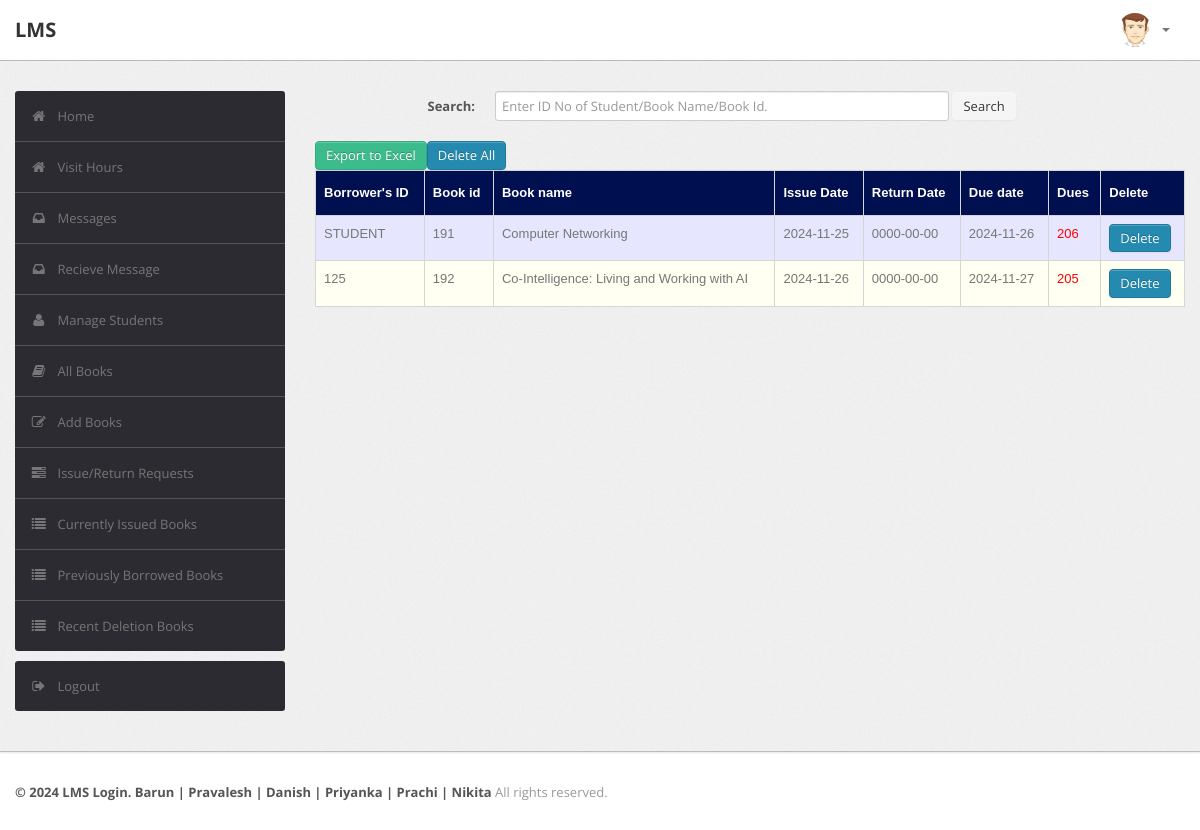
Screenshot of /librarian/current.php (signed in) with the database file from the repository.
### tables this page shows
CREATE TABLE `record` (
  `id` int(11) NOT NULL,
  `RollNo` varchar(255) NOT NULL,
  `BookId` int(255) NOT NULL,
  `Date_of_Issue` date NOT NULL,
  `Due_Date` date NOT NULL,
  `Date_of_Return` date NOT NULL,
  `Dues` int(255) NOT NULL,
  `Renewals_left` int(255) NOT NULL,
  `Time` time NOT NULL
);

CREATE TABLE `book` (
  `BookId` int(10) NOT NULL,
  `Section` varchar(255) NOT NULL,
  `Subject` varchar(50) DEFAULT NULL,
  `Textbook` varchar(255) NOT NULL,
  `Volume` varchar(255) DEFAULT NULL,
  `Year` varchar(50) DEFAULT NULL,
  `Availability` int(10) DEFAULT NULL,
  `Author` varchar(255) NOT NULL,
  `ISBN` varchar(255) NOT NULL,
  `Status` varchar(255) DEFAULT NULL
);

### librarian/current.php (the view, shortened to what this page needs)
<?php
require('dbconn.php');
?>
<?php
$rollno = $_SESSION['RollNo'];
                                $sql="select * from LMS.user where RollNo='$rollno'";
if ($_SESSION['RollNo'] !== 'staff') {
    ?>
<!DOCTYPE html>
<html lang="en">
    <head>
        <link type="text/css" href="bootstrap/css/bootstrap.min.css" rel="stylesheet">
        <link type="text/css" href="bootstrap/css/bootstrap-responsive.min.css" rel="stylesheet">
        <link type="text/css" href="css/theme.css" rel="stylesheet">
        <link type="text/css" href="images/icons/css/font-awesome.css" rel="stylesheet">
    </head>
    <body>
        <div class="navbar navbar-fixed-top">
            <div class="navbar-inner">
                <div class="container">
                        <a class="brand" href="index.php">LMS </a>
                    <div class="nav-collapse collapse navbar-inverse-collapse">
                        <ul class="nav pull-right">
                            <li class="nav-user dropdown"><a href="#" class="dropdown-toggle" data-toggle="dropdown">
                                <img src="images/user.png" class="nav-avatar" />
                                <b class="caret"></b></a>
                            </li>
                        </ul>
                    </div>
                </div>
            </div>
        </div>
        <div class="wrapper">
            <div class="container">
                <div class="row">
                    <div class="span3">
                        <div class="sidebar">
                                <ul class="widget widget-menu unstyled">
                                <li class="active"><a href="index.php"><i class="menu-icon icon-home"></i>Home
                                </a></li>
                                <li class="active"><a href="../qr/index.php"><i class="menu-icon icon-home"></i>Visit Hours
                                </a></li>
                                 <li><a href="message.php"><i class="menu-icon icon-inbox"></i>Messages</a>
                                </li>
                                <li><a href="recieve.php"><i class="menu-icon icon-inbox"></i>Recieve Message</a>
                                </li>
                                <li><a href="student.php"><i class="menu-icon icon-user"></i>Manage Students </a>
                                </li>
                                <li><a href="book.php"><i class="menu-icon icon-book"></i>All Books </a></li>
                                <li><a href="addbook.php"><i class="menu-icon icon-edit"></i>Add Books </a></li>
                                <li><a href="requests.php"><i class="menu-icon icon-tasks"></i>Issue/Return Requests </a></li>
                                <li><a href="current.php"><i class="menu-icon icon-list"></i>Currently Issued Books </a></li>
                                <li><a href="pre.php"><i class="menu-icon icon-list"></i>Previously Borrowed Books </a></li>
                                <li><a href="history.php"><i class="menu-icon icon-list"></i>Recent Deletion Books </a></li>
                            </ul>
                            <ul class="widget widget-menu unstyled">
                                <li><a href="logout.php"><i class="menu-icon icon-signout"></i>Logout </a></li>
                            </ul>
                        </div>
                    </div>
                    <div class="span9">
                        <form class="form-horizontal row-fluid" action="current.php" method="post">
                                        <div class="control-group">
                                            <label class="control-label" for="Search"><b>Search:</b></label>
                                            <div class="controls">
                                                <input type="text" id="title" name="title" placeholder="Enter ID No of Student/Book Name/Book Id." class="span8" required>
                                                <button type="submit" name="submit"class="btn">Search</button>
                                            </div>
                                        </div>
                                    </form>
                                    <br>
                                    <?php
                                    if(isset($_POST['submit']))
                                        {$s=$_POST['title'];
                                            $sql="select record.BookId,id,RollNo,Textbook,Due_Date,Date_of_Issue,Date_of_Return,datediff(curdate(),Due_Date) as x from LMS.record,LMS.book where (Date_of_Issue and Date_of_Return is NULL and book.Bookid = record.BookId) and (RollNo='$s' or record.BookId='$s' or Textbook like '%$s%')";
                                        }
                                    else
                                        $sql="select record.BookId,id,RollNo,Textbook,Due_Date,Date_of_Issue,Date_of_Return,datediff(curdate(),Due_Date) as x from LMS.record,LMS.book where Date_of_Issue and Date_of_Return is NULL and book.Bookid = record.BookId";
                                    $result=$conn->query($sql);
                                    $rowcount=mysqli_num_rows($result);
                                    if(!($rowcount))
                                        echo "<br><center><h2><b><i>No Results</i></b></h2></center>";
                                    else
                                    {
                                    ?>
                                      <form action="excel1.php" method="post" style="float:left;">
                                    <input type="submit" name="export_excel" class="btn btn-success" value="Export to Excel">
                                </form>
                                <form action="dellall.php" method="post">
                                   <button onclick="return myFunction2()" name="delete" type="submit" class="btn btn-primary">Delete All</button>
                                           </form>
                        <table class="table" id = "tables">
                                  <thead>
                                    <tr>
                                      <th>Borrower's ID</th>
                                      <th>Book id</th>
                                      <th>Book name</th>
                                      <th>Issue Date</th>
                                       <th>Return Date</th>
                                      <th>Due date</th>
                                      <th>Dues</th>
                                      <th>Delete</th>
                                    </tr>
                                  </thead>
                                  <tbody>
                                <?php
                            while($row=$result->fetch_assoc())
                            {
                                $rollno=$row['RollNo'];
                                $bookid=$row['BookId'];
                                $name=$row['Textbook'];
                                $issuedate=$row['Date_of_Issue'];
                                $duedate=$row['Due_Date'];
                                $return = $row['Date_of_Return'];
                                $dues=$row['x'];
                            ?>
                                    <tr>
                                      <td><?php echo strtoupper($rollno) ?></td>
                                      <td><?php echo $bookid ?></td>
                                      <td><?php echo $name ?></td>
                                      <td><?php echo $issuedate ?></td>
                                       <td><?php echo $return ?></td>
                                      <td><?php echo $duedate ?></td>
                                      <td><?php if($dues > 0)
                                                  echo "<font color='red'>".$dues."</font>";
                                                else
                                                  echo "<font color='green'>0</font>";
                                              ?>
                                        <td><form action="delcu.php" method="post" >
                                        <button onclick="return myFunction2()" name="delete" type="submit" class="btn btn-primary">Delete</button>
                                            </form>
                                     </td>
                                    </tr>
                            <?php }} ?>
                                    </tbody>
                                </table>
                    </div>
                </div>
            </div>
        </div>
<div class="footer">
            <div class="container">
                <b class="copyright">&copy; 2024 LMS Login. Barun | Pravalesh | Danish | Priyanka | Prachi | Nikita </b>All rights reserved.
            </div>
        </div>
    </body>
</html>
<?php }
else {
    echo "<script type='text/javascript'>alert('Access Denied!!!')</script>";
} ?>

### librarian/css/theme.css (style rules this page uses)
#tables { font-family: "Trebuchet MS", Arial, Helvetica, sans-serif; border-collapse: collapse; width: 100%; }
#tables td, #tables th { border: 1px solid #ddd; padding: 8px; }
#tables tr:nth-child(even) { background-color: #fffff2; }
#tables tr:nth-child(odd) { background-color: #e6e6ff; }
#tables th { padding-top: 12px; padding-bottom: 12px; text-align: left; background-color: #000F50; color: white; }
body { font-size: 13px; font-family: 'Open Sans', Arial, sans-serif; background: #fff; color: #777 }
strong, b { color: #555 }
.wrapper { background: url(../images/bg.png) #eee; border-bottom: 1px solid #bbb; -webkit-box-shadow: 0 1px 2px rgba(0,0,0,0.1); -moz-box-shadow: 0 1px 2px rgba(0,0,0,0.1); box-shadow: 0 1px 2px rgba(0,0,0,0.1); padding: 30px 0 }
.footer { color: #999; padding: 30px 0 60px }
form { margin: 0 }
select, textarea, input[type="text"], input[type="password"], input[type="datetime"], input[type="datetime-local"], input[type="date"], input[type="month"], input[type="time"], input[type="week"], input[type="number"], input[type="email"], input[type="url"], input[type="search"], input[type="tel"], input[type="color"], .uneditable-input, label, input, button, select, textarea { -webkit-border-radius: 3px; -moz-border-radius: 3px; border-radius: 3px; font-size: 13px; font-family: 'Open Sans', Tahoma, Arial, sans-serif }
body [class^="icon-"], body [class*=" icon-"] { font-size: 14px; line-height: 20px; height: 20px }
.form-horizontal .control-group, .form-vertical .control-group { margin-bottom: 0 }
.navbar { position: static!important; margin: 0!important }
.navbar .navbar-inner { background: #fff; border-bottom: 1px solid #bbb; -webkit-box-shadow: 0 1px 2px rgba(0,0,0,0.15); -moz-box-shadow: 0 1px 2px rgba(0,0,0,0.15); box-shadow: 0 1px 2px rgba(0,0,0,0.15) }
.navbar .brand { color: #333; font-weight: bold; font-size: 20px; margin-right: 20px; padding: 20px }
.navbar .nav>li>a { padding: 20px 15px; font-weight: bold; color: #777 }
.nav-user>a { height: 20px }
.nav-avatar { width: 34px; height: 34px; margin: -7px 5px 0 0; -webkit-border-radius: 50%; -moz-border-radius: 50%; border-radius: 50% }
.btn, .btn-box { -webkit-border-radius: 3px; -moz-border-radius: 3px; border-radius: 3px }
.btn { font-size: 13px; font-weight: 600 }
.btn { display: inline-block; margin-bottom: 0; font-weight: 400; text-align: center; vertical-align: middle; cursor: pointer; background-image: none; border: 1px solid transparent; white-space: nowrap; padding: 4px 10px; font-size: 13px; line-height: 1.42857; border-radius: 4px; -webkit-user-select: none; -moz-user-select: none; -ms-user-select: none; user-select: none }
.btn-primary { color: #fff; background-color: #248aaf; border-color: #20799a }
.btn-success { color: #fff; background-color: #3cbc8d; border-color: #36a97f }
.table { margin-bottom: 0 }
.table th, .table td { border-color: #d5d5d5!important }
.widget-menu { background: #fff; -webkit-border-radius: 3px; -moz-border-radius: 3px; border-radius: 3px; overflow: hidden }
.widget-menu a { color: #555; display: block; line-height: 20px; padding: 15px; text-decoration: none!important }
.widget-menu .menu-icon { margin-right: 10px; color: #767676; -webkit-transition: all .2s ease-in-out; -moz-transition: all .2s ease-in-out; transition: all .2s ease-in-out; }
.widget-menu>li+li { border-top: 1px solid #555 }
.widget-menu>li>a { background-color: #2d2b32; color: #767676; -webkit-transition: all .2s ease-in-out; -moz-transition: all .2s ease-in-out; transition: all .2s ease-in-out; }

### rows the page displays
record: RollNo "STUDENT", BookId "191", BookId.Textbook "Computer Networking", Date_of_Issue "2024-11-25", Date_of_Return "0000-00-00", Due_Date "2024-11-26", dues "206"
record: RollNo "125", BookId "192", BookId.Textbook "Co-Intelligence: Living and Working with AI", Date_of_Issue "2024-11-26", Date_of_Return "0000-00-00", Due_Date "2024-11-27", dues "205"
